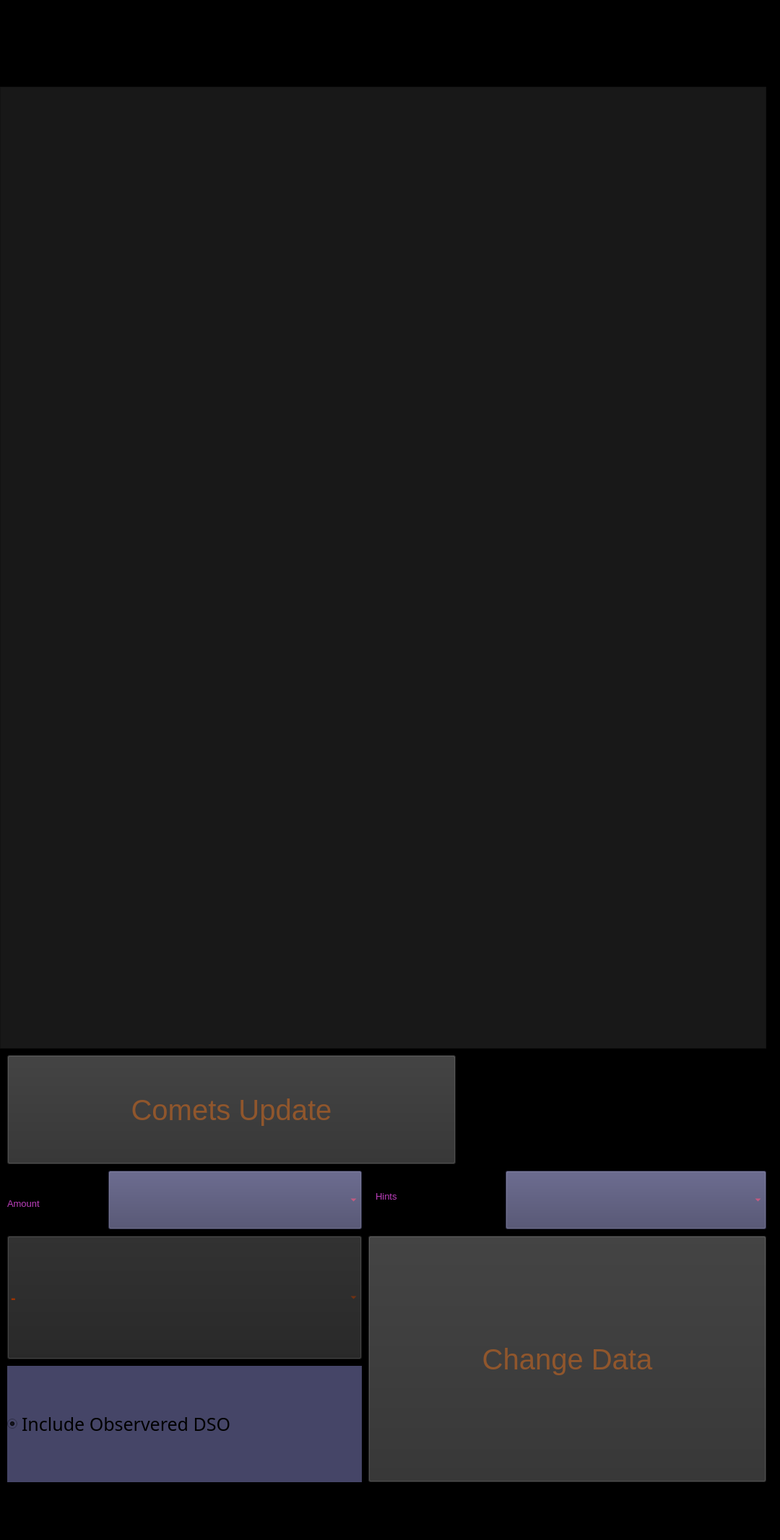
<?xml version="1.0" encoding="UTF-8"?>
<ui version="4.0">
 <class>MainWindow</class>
 <widget class="QMainWindow" name="MainWindow">
  <property name="geometry">
   <rect>
    <x>0</x>
    <y>0</y>
    <width>1080</width>
    <height>2131</height>
   </rect>
  </property>
  <property name="palette">
   <palette>
    <active>
     <colorrole role="Button">
      <brush brushstyle="SolidPattern">
       <color alpha="255">
        <red>0</red>
        <green>0</green>
        <blue>0</blue>
       </color>
      </brush>
     </colorrole>
     <colorrole role="Light">
      <brush brushstyle="SolidPattern">
       <color alpha="255">
        <red>255</red>
        <green>255</green>
        <blue>255</blue>
       </color>
      </brush>
     </colorrole>
     <colorrole role="Midlight">
      <brush brushstyle="SolidPattern">
       <color alpha="255">
        <red>170</red>
        <green>255</green>
        <blue>255</blue>
       </color>
      </brush>
     </colorrole>
     <colorrole role="Base">
      <brush brushstyle="SolidPattern">
       <color alpha="255">
        <red>0</red>
        <green>0</green>
        <blue>0</blue>
       </color>
      </brush>
     </colorrole>
     <colorrole role="Window">
      <brush brushstyle="SolidPattern">
       <color alpha="255">
        <red>0</red>
        <green>0</green>
        <blue>0</blue>
       </color>
      </brush>
     </colorrole>
    </active>
    <inactive>
     <colorrole role="Button">
      <brush brushstyle="SolidPattern">
       <color alpha="255">
        <red>0</red>
        <green>0</green>
        <blue>0</blue>
       </color>
      </brush>
     </colorrole>
     <colorrole role="Light">
      <brush brushstyle="SolidPattern">
       <color alpha="255">
        <red>255</red>
        <green>255</green>
        <blue>255</blue>
       </color>
      </brush>
     </colorrole>
     <colorrole role="Midlight">
      <brush brushstyle="SolidPattern">
       <color alpha="255">
        <red>170</red>
        <green>255</green>
        <blue>255</blue>
       </color>
      </brush>
     </colorrole>
     <colorrole role="Base">
      <brush brushstyle="SolidPattern">
       <color alpha="255">
        <red>0</red>
        <green>0</green>
        <blue>0</blue>
       </color>
      </brush>
     </colorrole>
     <colorrole role="Window">
      <brush brushstyle="SolidPattern">
       <color alpha="255">
        <red>0</red>
        <green>0</green>
        <blue>0</blue>
       </color>
      </brush>
     </colorrole>
    </inactive>
    <disabled>
     <colorrole role="Button">
      <brush brushstyle="SolidPattern">
       <color alpha="255">
        <red>0</red>
        <green>0</green>
        <blue>0</blue>
       </color>
      </brush>
     </colorrole>
     <colorrole role="Light">
      <brush brushstyle="SolidPattern">
       <color alpha="255">
        <red>255</red>
        <green>255</green>
        <blue>255</blue>
       </color>
      </brush>
     </colorrole>
     <colorrole role="Midlight">
      <brush brushstyle="SolidPattern">
       <color alpha="255">
        <red>170</red>
        <green>255</green>
        <blue>255</blue>
       </color>
      </brush>
     </colorrole>
     <colorrole role="Base">
      <brush brushstyle="SolidPattern">
       <color alpha="255">
        <red>0</red>
        <green>0</green>
        <blue>0</blue>
       </color>
      </brush>
     </colorrole>
     <colorrole role="Window">
      <brush brushstyle="SolidPattern">
       <color alpha="255">
        <red>0</red>
        <green>0</green>
        <blue>0</blue>
       </color>
      </brush>
     </colorrole>
    </disabled>
   </palette>
  </property>
  <property name="font">
   <font>
    <pointsize>18</pointsize>
   </font>
  </property>
  <property name="windowTitle">
   <string>MainWindow</string>
  </property>
  <property name="autoFillBackground">
   <bool>false</bool>
  </property>
  <property name="styleSheet">
   <string notr="true">background-color: rgb(0, 0, 0);</string>
  </property>
  <widget class="QWidget" name="centralwidget">
   <widget class="QTextBrowser" name="textBrowser">
    <property name="geometry">
     <rect>
      <x>0</x>
      <y>120</y>
      <width>1061</width>
      <height>1331</height>
     </rect>
    </property>
    <property name="styleSheet">
     <string notr="true">background-color: rgb(24, 24, 24);
color: rgb(190, 63, 190);</string>
    </property>
   </widget>
   <widget class="QComboBox" name="comboBox">
    <property name="geometry">
     <rect>
      <x>10</x>
      <y>1710</y>
      <width>491</width>
      <height>171</height>
     </rect>
    </property>
    <property name="font">
     <font>
      <pointsize>15</pointsize>
      <weight>75</weight>
      <bold>true</bold>
     </font>
    </property>
    <property name="styleSheet">
     <string notr="true">background-color: rgb(34, 34, 34);
color: rgb(154, 51, 0);</string>
    </property>
    <property name="maxVisibleItems">
     <number>50</number>
    </property>
    <item>
     <property name="text">
      <string>-</string>
     </property>
    </item>
   </widget>
   <widget class="QPushButton" name="pushButton">
    <property name="geometry">
     <rect>
      <x>510</x>
      <y>1710</y>
      <width>551</width>
      <height>341</height>
     </rect>
    </property>
    <property name="font">
     <font>
      <pointsize>30</pointsize>
     </font>
    </property>
    <property name="styleSheet">
     <string notr="true">background-color: rgb(47, 47, 47);
color: rgb(144, 86, 44);</string>
    </property>
    <property name="text">
     <string>Change Data</string>
    </property>
   </widget>
   <widget class="QRadioButton" name="radioButton">
    <property name="geometry">
     <rect>
      <x>10</x>
      <y>1890</y>
      <width>491</width>
      <height>161</height>
     </rect>
    </property>
    <property name="font">
     <font>
      <family>文泉驿正黑</family>
      <pointsize>19</pointsize>
     </font>
    </property>
    <property name="styleSheet">
     <string notr="true">background-color: rgb(69, 69, 103);</string>
    </property>
    <property name="text">
     <string>Include Observered DSO</string>
    </property>
    <property name="checked">
     <bool>true</bool>
    </property>
   </widget>
   <widget class="QComboBox" name="comboBox_2">
    <property name="geometry">
     <rect>
      <x>150</x>
      <y>1620</y>
      <width>351</width>
      <height>81</height>
     </rect>
    </property>
    <property name="styleSheet">
     <string notr="true">background-color: rgb(69, 69, 103);
color: rgb(255, 85, 127);</string>
    </property>
   </widget>
   <widget class="QComboBox" name="comboBox_3">
    <property name="geometry">
     <rect>
      <x>700</x>
      <y>1620</y>
      <width>361</width>
      <height>81</height>
     </rect>
    </property>
    <property name="styleSheet">
     <string notr="true">background-color: rgb(69, 69, 103);
color: rgb(255, 85, 127);</string>
    </property>
   </widget>
   <widget class="QLabel" name="label">
    <property name="geometry">
     <rect>
      <x>520</x>
      <y>1620</y>
      <width>171</width>
      <height>71</height>
     </rect>
    </property>
    <property name="font">
     <font>
      <pointsize>10</pointsize>
     </font>
    </property>
    <property name="styleSheet">
     <string notr="true">color: rgb(190, 63, 190);</string>
    </property>
    <property name="text">
     <string>Hints</string>
    </property>
   </widget>
   <widget class="QLabel" name="label_2">
    <property name="geometry">
     <rect>
      <x>10</x>
      <y>1630</y>
      <width>131</width>
      <height>71</height>
     </rect>
    </property>
    <property name="font">
     <font>
      <pointsize>10</pointsize>
     </font>
    </property>
    <property name="styleSheet">
     <string notr="true">color: rgb(190, 63, 190);</string>
    </property>
    <property name="text">
     <string>Amount</string>
    </property>
   </widget>
   <widget class="QPushButton" name="pushButton_2">
    <property name="geometry">
     <rect>
      <x>10</x>
      <y>1460</y>
      <width>621</width>
      <height>151</height>
     </rect>
    </property>
    <property name="font">
     <font>
      <pointsize>30</pointsize>
     </font>
    </property>
    <property name="styleSheet">
     <string notr="true">background-color: rgb(47, 47, 47);
color: rgb(144, 86, 44);</string>
    </property>
    <property name="text">
     <string>Comets Update</string>
    </property>
   </widget>
  </widget>
  <widget class="QMenuBar" name="menubar">
   <property name="geometry">
    <rect>
     <x>0</x>
     <y>0</y>
     <width>1080</width>
     <height>22</height>
    </rect>
   </property>
  </widget>
  <widget class="QStatusBar" name="statusbar"/>
 </widget>
 <resources/>
 <connections/>
</ui>
